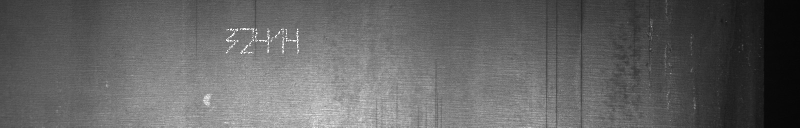
#> input picture Dataset/01ebe0d32.jpg, 1600 x 256 px (shown at 1/2 size); its folder holds 4 pictures in this run
$ python DotMatrixRecognition.py
#> lines starting #> are read from the running program, lines starting #| are printed output that depends on the picture
### Code/MyFilters.py
# import II
from cv2 import cv2
import numpy as np
import math
import os

class MyFilters():

    __image = None
    __debug = False

    def __init__(self, debug=False):
        self.__debug = debug

    def __debagShow(self, name, image):
        if self.__debug:
            if image.shape[0] > 540 or image.shape[1] > 960:
                cv2.imshow(name, cv2.resize(image, (1600, 256)))
            else:
                cv2.imshow(name, image)
            cv2.waitKey()

    def __masking(self, image, mask):
        mask[mask>0] = 1
        return cv2.bitwise_and(image, image, mask=mask)

    def __eraseBigAreas(self, mask):
        cnts = cv2.findContours(mask, cv2.RETR_TREE, cv2.CHAIN_APPROX_SIMPLE)
        cnts = cnts[0] if len(cnts) == 2 else cnts[1]
        max_area = 4000
        for c in cnts:
            area = cv2.contourArea(c)
            if area > max_area:
                cv2.drawContours(mask, [c], -1, (0,0,0), -1)
        return mask

    # [13 lines left out: function __eraseSmallAreas, not called in this run]

    def __contrast(self, coefficient):
        avg = self.__image.mean() + 100
        self.__image = avg + coefficient * (self.__image - avg)
        self.__image[self.__image>255] = 255
        self.__image[self.__image<0] = 0
        self.__image = self.__image.astype(np.uint8)
        self.__debagShow('contrast', self.__image)

    def __eraseNoise(self):
        _, mask = cv2.threshold(self.__image,0,255,cv2.THRESH_BINARY+cv2.THRESH_OTSU)
        mask = cv2.medianBlur(mask, 3)
        mask = cv2.dilate(mask, cv2.getStructuringElement(cv2.MORPH_DILATE,(3,3)), iterations = 1)
        mask = self.__eraseBigAreas(mask)
        self.__image = self.__masking(self.__image, mask) # Big areas erased

        _, mask = cv2.threshold(self.__image, 0, 255, cv2.THRESH_BINARY+cv2.THRESH_OTSU)
        mask = cv2.dilate(mask, cv2.getStructuringElement(cv2.MORPH_DILATE,(7,7)), iterations = 3)

        self.__debagShow('erase noise', mask)

        # mask = self.__eraseSmallAreas(mask)
        # self.__image = self.__masking(self.__image, mask)

        # self.__debagShow('erase small areas', self.__image)

    # [56 lines left out: functions __getDistanse, subimage, __getOnlyNumbers, not called in this run]


    def __getimage(self, path):
#> called with path = '01ebe0d32.jpg'
        f = open(path, "rb")
        chunk = f.read()
        chunk_arr = np.frombuffer(chunk, dtype=np.uint8)
        return cv2.imdecode(chunk_arr, 0)
#> returned value is the input picture: shape (256, 1600); min 5, max 255, mean 99.2

    # [28 lines left out: functions __getNumbersArray, __recognitionValue, not called in this run]

    def uploadImage(self, path):
        self.__image = None
        self.__image = self.__getimage(path)

        return False if self.__image is None else True

    def runFilters(self):
        self.__contrast(2)
        self.__eraseNoise()
        return self.__image

    # [7 lines left out: function showCurrentStateImage, not called in this run]

    def saveImage(self, name, image):
        cv2.imwrite(name, image)

    # [5 lines left out: function getValueFromImage, not called in this run]

### Code/DotMatrixRecognition.py
# import tkinter
# from tkinter import filedialog as fd
import os
from MyFilters import MyFilters

def main():
    path_in = u'F:/Python/Recognistion/Dataset/'
    path_out = u'F:/Python/Recognistion/Dataset Pre-processed Images/'
    MF = MyFilters(debug=False)
    os.chdir(path_in)
    random_paths = {path: None for path in os.listdir() if path.split('.')[-1] == 'jpg'}
    count = len(random_paths.keys())
    for inx, path in enumerate(random_paths.keys()):
        string = str(int(inx/count*100)) + '%'
        string = '\r' + ' ' * (4 - len(string)) + string + ' is processed!'
        print(string, end = '')
        if MF.uploadImage(path):
            random_paths[path] = MF.runFilters()
        else:
            print('Невозможно загрузить изображение')
    print()
    os.chdir(path_out)
    for inx, (name, image) in enumerate(random_paths.items()):
        if image is not None:
            MF.saveImage(name, image)
            string = str(int(inx/count)) + '%'
            string = '\r' + ' ' * (4 - len(string)) + string + ' is saved!'
            print(string, end = '')
#> this loop made 4 passes
#> pass 1, in saveImage, `cv2.imwrite(name, image)`:
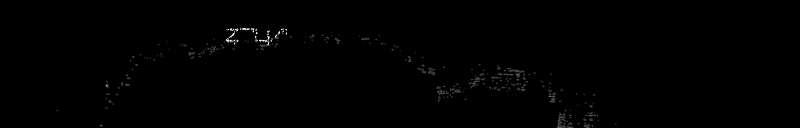
#> saved as 01ebe0d32.jpg: shape (256, 1600) (shown at 1/2 size); min 0, max 255, mean 0.9
#> pass 2, in saveImage (call 2), `cv2.imwrite(name, image)`:
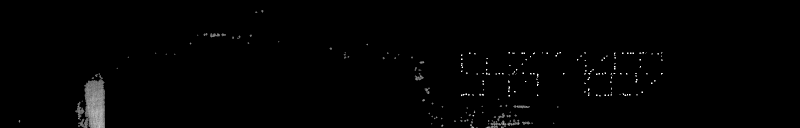
#> saved as 06aed81ba.jpg: shape (256, 1600) (shown at 1/2 size); min 0, max 255, mean 2.5

if __name__ == '__main__':
    carriage_return = "I will use a carriage\rreturn"
    # print( carriage_return )
    main()
